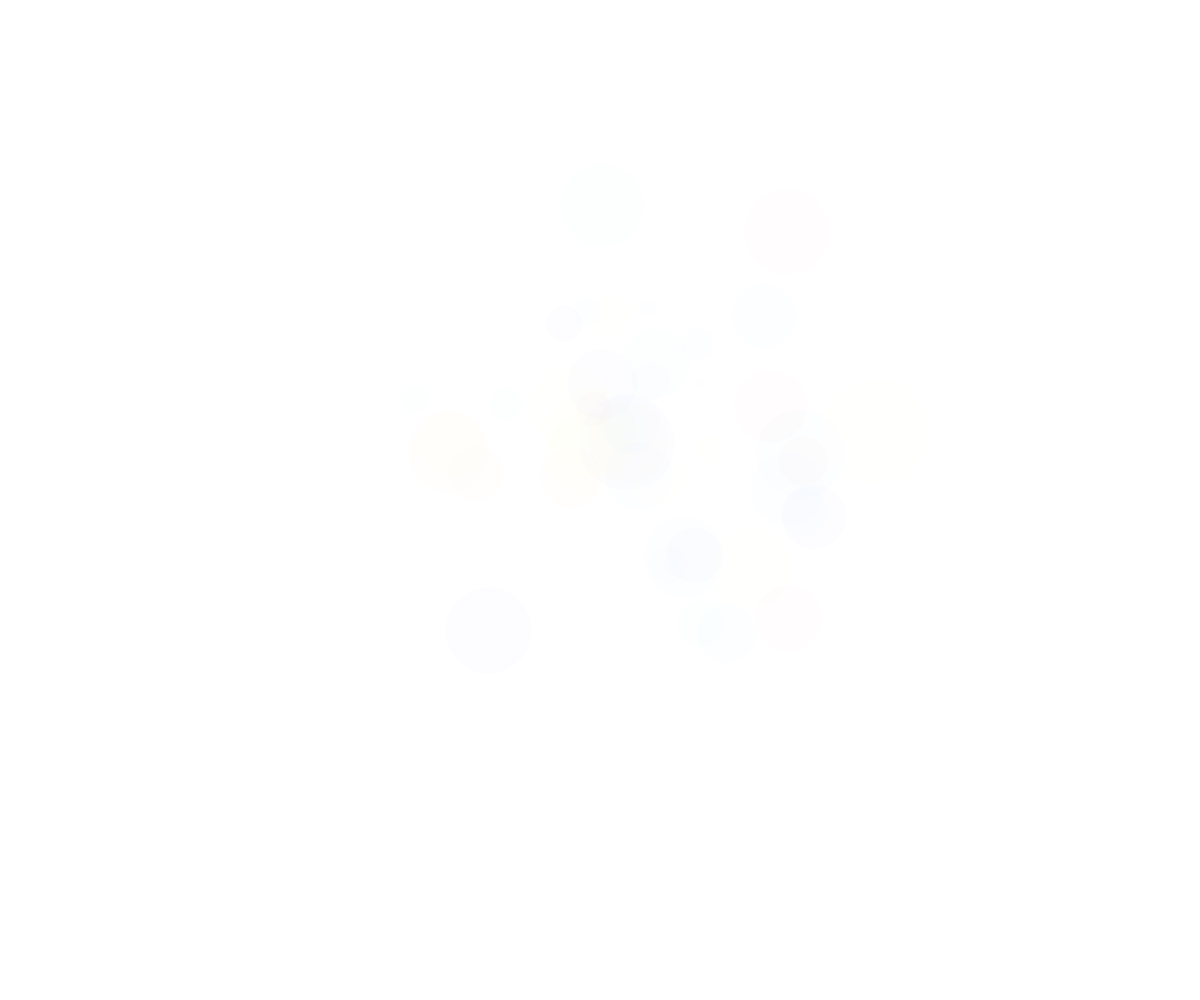
Frame 1 (no input)
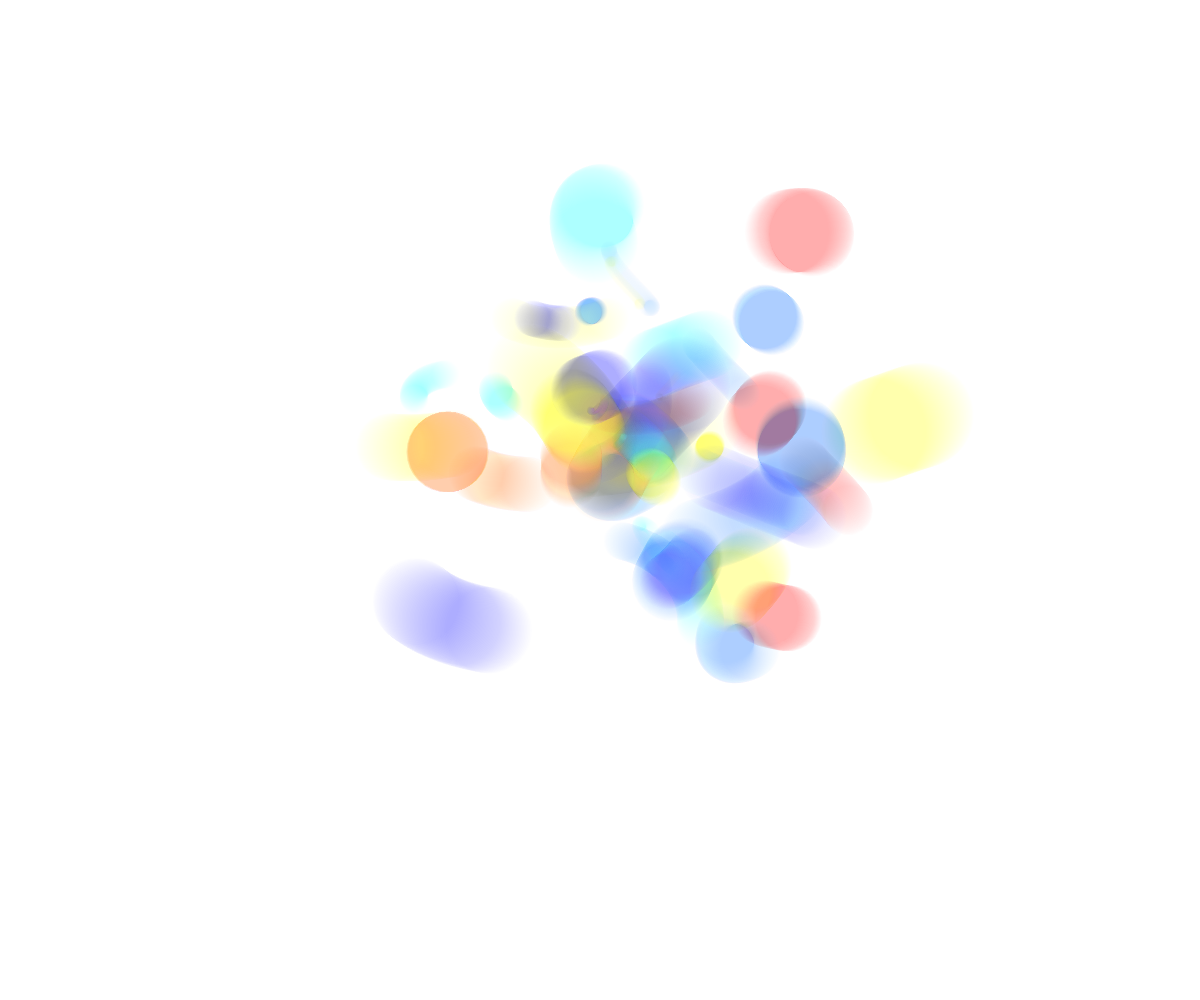
Frame 60 (no input)
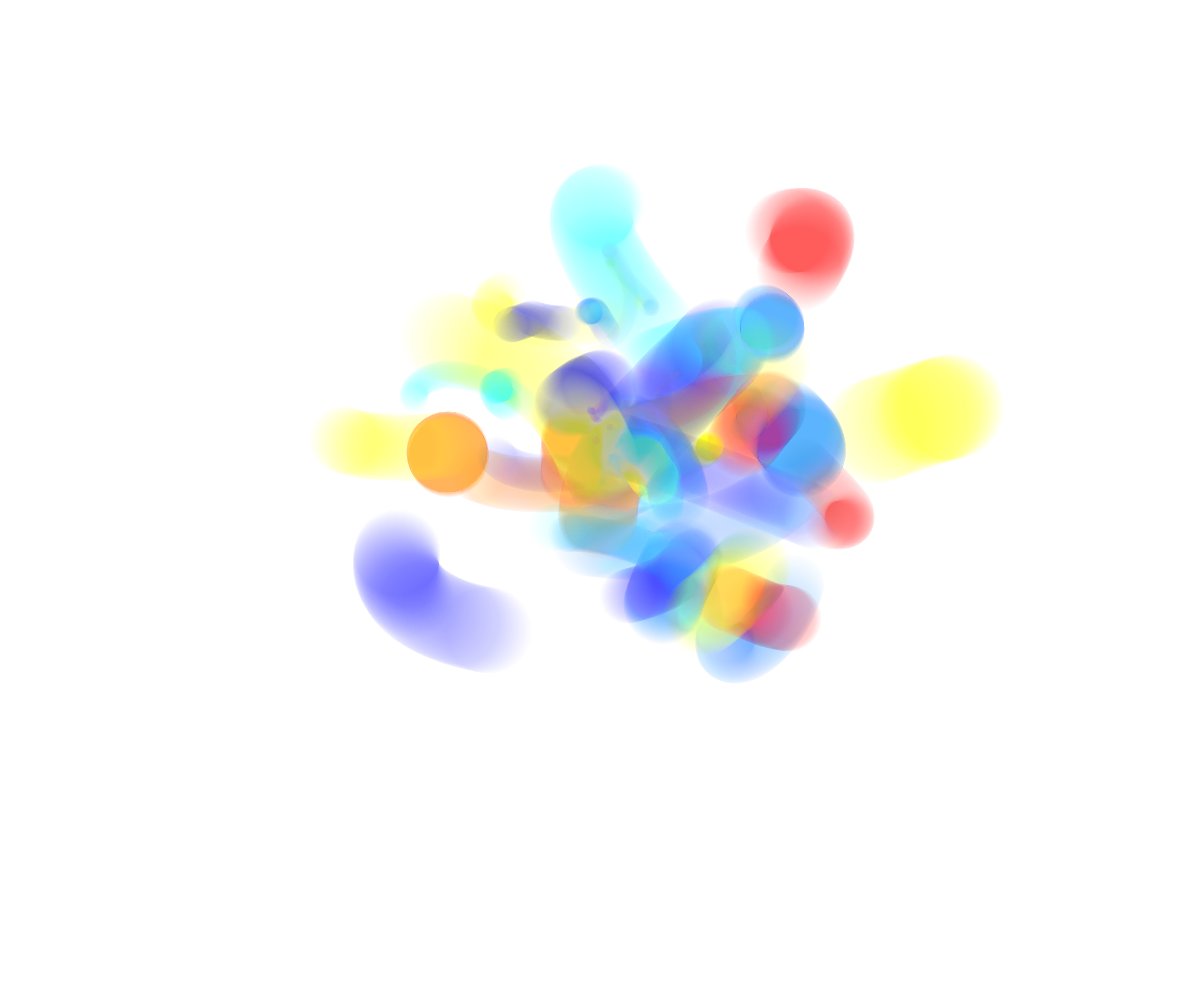
Frame 120 (the mouse pressed at the canvas centre since frame 60)

The p5.js sketch that drew these frames (run headless with seeded random() and noise() and a simulated clock; from frame 60 on, the mouse is pressed at the canvas centre):

// p5.js sketch
// ── sketch.js
const DRAG = 0.176;
let spinners;

let pal = [ 
	"#f2c90002",
	"#21e1ff02",
	"#b7270b02",
	"#522ac102",
	"#ff6e0002",
	"#0083ff02"
];
	
function col(){
	return i = pal[Math.floor(Math.random()*pal.length)];
}

function setup(){
  spinners = [];
  createCanvas(windowWidth, windowHeight);

  let num1 = 7;
  let num2 = 7;
  for(let i = 0; i < num1; i++){
		let x = randomGaussian(width/2, width/10);
		let y = randomGaussian(height/2, width/10); 
		for (let j = 0; j < num2; j++){
			let r = random(5, 300);
			let speed = random(-1/r, 1/r);
			let s = new Spinner(x, y, r, speed);
			spinners.push(s);
		}
	}
}

function draw(){
	blendMode(BLEND);
	for(let i = 0; i < spinners.length; i++){
		spinners[i].draw();
	}

	if(frameCount % 1000 == 0){
		for(let i = 0; i < spinners.length; i++){
			for(let j = 0; j < i; j++){
				let d = dist(spinners[i].x, spinners[i].y, spinners[j].x, spinners[j].y);
				d = constrain(d, 0, 1000);
				if( d < width/4 && d > 1){
					stroke(0, 100);
					strokeWeight(1);
					line(spinners[i].x, spinners[i].y,spinners[j].x, spinners[j].y);
				}
			}
		}
	}

	blendMode(ADD);
	noStroke();
	fill(255, 1);
	rect(0, 0, width, height);
}

class Spinner{

	constructor(x, y, r, speed){
		this.x = x;
		this.y = y;
		this.r = r;
		this.s = speed;
		this.a = random(TWO_PI);
		this.c = col();
		this.w = map(r, 5, 100, 1, 35);
	}

	draw(){
		strokeWeight(this.w);
		stroke(this.c);

		push();
		translate(this.x, this.y);
		let x = cos(this.a) * this.r * sin(this.a*2.5);
		let y = sin(this.a) * this.r * cos(this.a*2);;
		point(x,y);
		this.a += this.s;
		pop();

		if(mouseIsPressed){
			this.follow(mouseX, mouseY);
		}
	}

	follow(x, y){
		let difx = x - this.x;
		let dify = y - this.y;

		this.x += difx * DRAG * 1/this.r;
		this.y += dify * DRAG * 1/this.r;
	}
}
